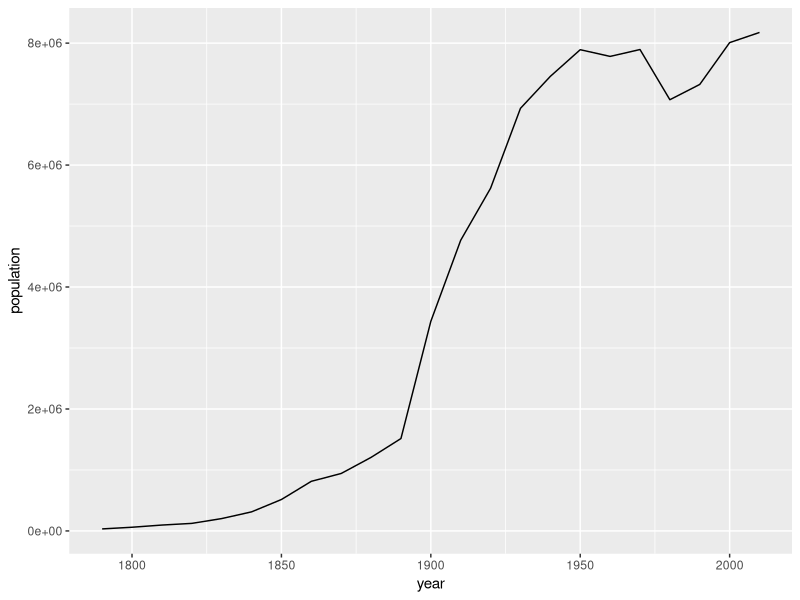

Write the R code that produced this figure.
## ---- chunk 1

library(tidyverse)

## ---- chunk 2

populations = readxl::read_xlsx("./data/population_data.xlsx") %>% 
  mutate(
    year = lubridate::ymd(year, truncated = 2L)
  )

## ---- chunk 3

populations %>% 
  filter(city %in% "nyc") %>% 
  ggplot() + geom_line(aes(x = year, y = population))

